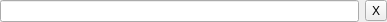
<?xml version="1.0" encoding="UTF-8"?>
<ui version="4.0">
 <class>Form</class>
 <widget class="QWidget" name="Form">
  <property name="geometry">
   <rect>
    <x>0</x>
    <y>0</y>
    <width>387</width>
    <height>22</height>
   </rect>
  </property>
  <property name="sizePolicy">
   <sizepolicy hsizetype="Maximum" vsizetype="Maximum">
    <horstretch>0</horstretch>
    <verstretch>0</verstretch>
   </sizepolicy>
  </property>
  <property name="windowTitle">
   <string>Form</string>
  </property>
  <layout class="QHBoxLayout" name="horizontalLayout">
   <property name="leftMargin">
    <number>0</number>
   </property>
   <property name="topMargin">
    <number>0</number>
   </property>
   <property name="rightMargin">
    <number>0</number>
   </property>
   <property name="bottomMargin">
    <number>0</number>
   </property>
   <item>
    <widget class="QLineEdit" name="line_edit">
     <property name="sizePolicy">
      <sizepolicy hsizetype="Preferred" vsizetype="Fixed">
       <horstretch>0</horstretch>
       <verstretch>0</verstretch>
      </sizepolicy>
     </property>
    </widget>
   </item>
   <item>
    <widget class="QToolButton" name="del_button">
     <property name="sizePolicy">
      <sizepolicy hsizetype="Fixed" vsizetype="Fixed">
       <horstretch>0</horstretch>
       <verstretch>0</verstretch>
      </sizepolicy>
     </property>
     <property name="baseSize">
      <size>
       <width>0</width>
       <height>0</height>
      </size>
     </property>
     <property name="toolTip">
      <string>Delete item</string>
     </property>
     <property name="text">
      <string>X</string>
     </property>
    </widget>
   </item>
  </layout>
 </widget>
 <resources/>
 <connections/>
</ui>
